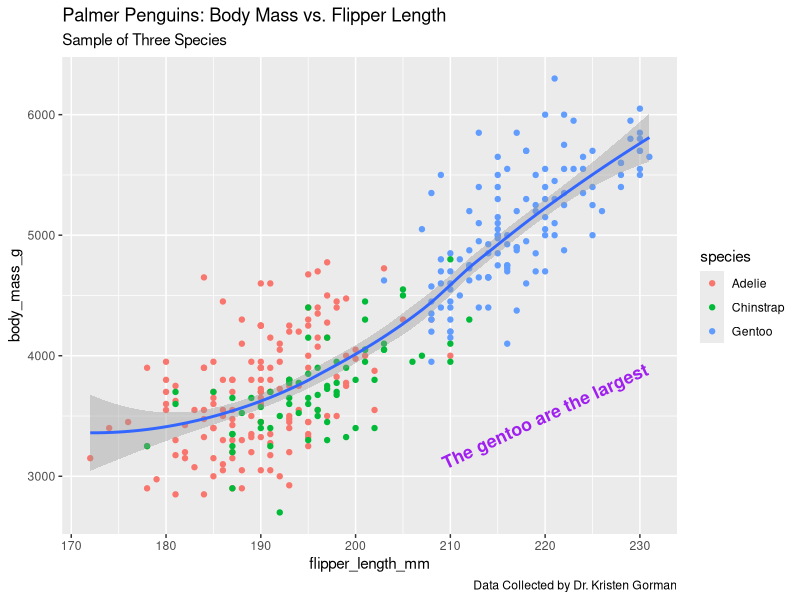
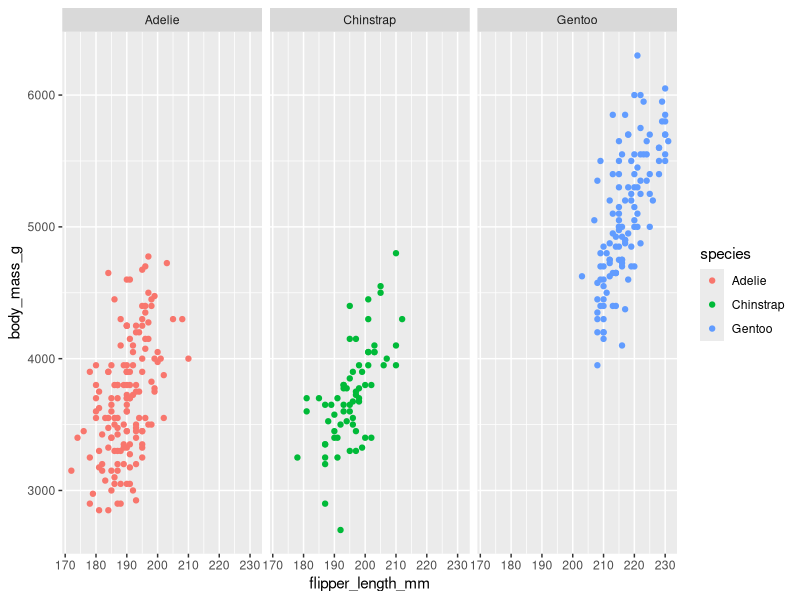

The R source for these figures, in order:
## ---- chunk 1
knitr::opts_chunk$set(echo = FALSE)
knitr::opts_chunk$set(message = FALSE)
knitr::opts_chunk$set(warning = FALSE)
## ---- chunk 2
library(tidyverse)
library(palmerpenguins)
## ---- chunk 3
ggplot(data=penguins)+ 
  geom_point(mapping = aes(
    x= flipper_length_mm, y=body_mass_g, color = species))+
  geom_smooth(mapping = aes(x= flipper_length_mm, y=body_mass_g))+
  labs(title="Palmer Penguins: Body Mass vs. Flipper Length", 
       subtitle = "Sample of Three Species",
       caption = "Data Collected by Dr. Kristen Gorman")+
  annotate("text", x=220, y=3500, label="The gentoo are the largest", 
           color="purple", fontface= "bold", size=4.5, angle=25)

## ---- chunk 4
ggplot(data=penguins)+ 
  geom_point(mapping = aes(
    x= flipper_length_mm, y=body_mass_g, color = species))+
  facet_wrap(~species)
